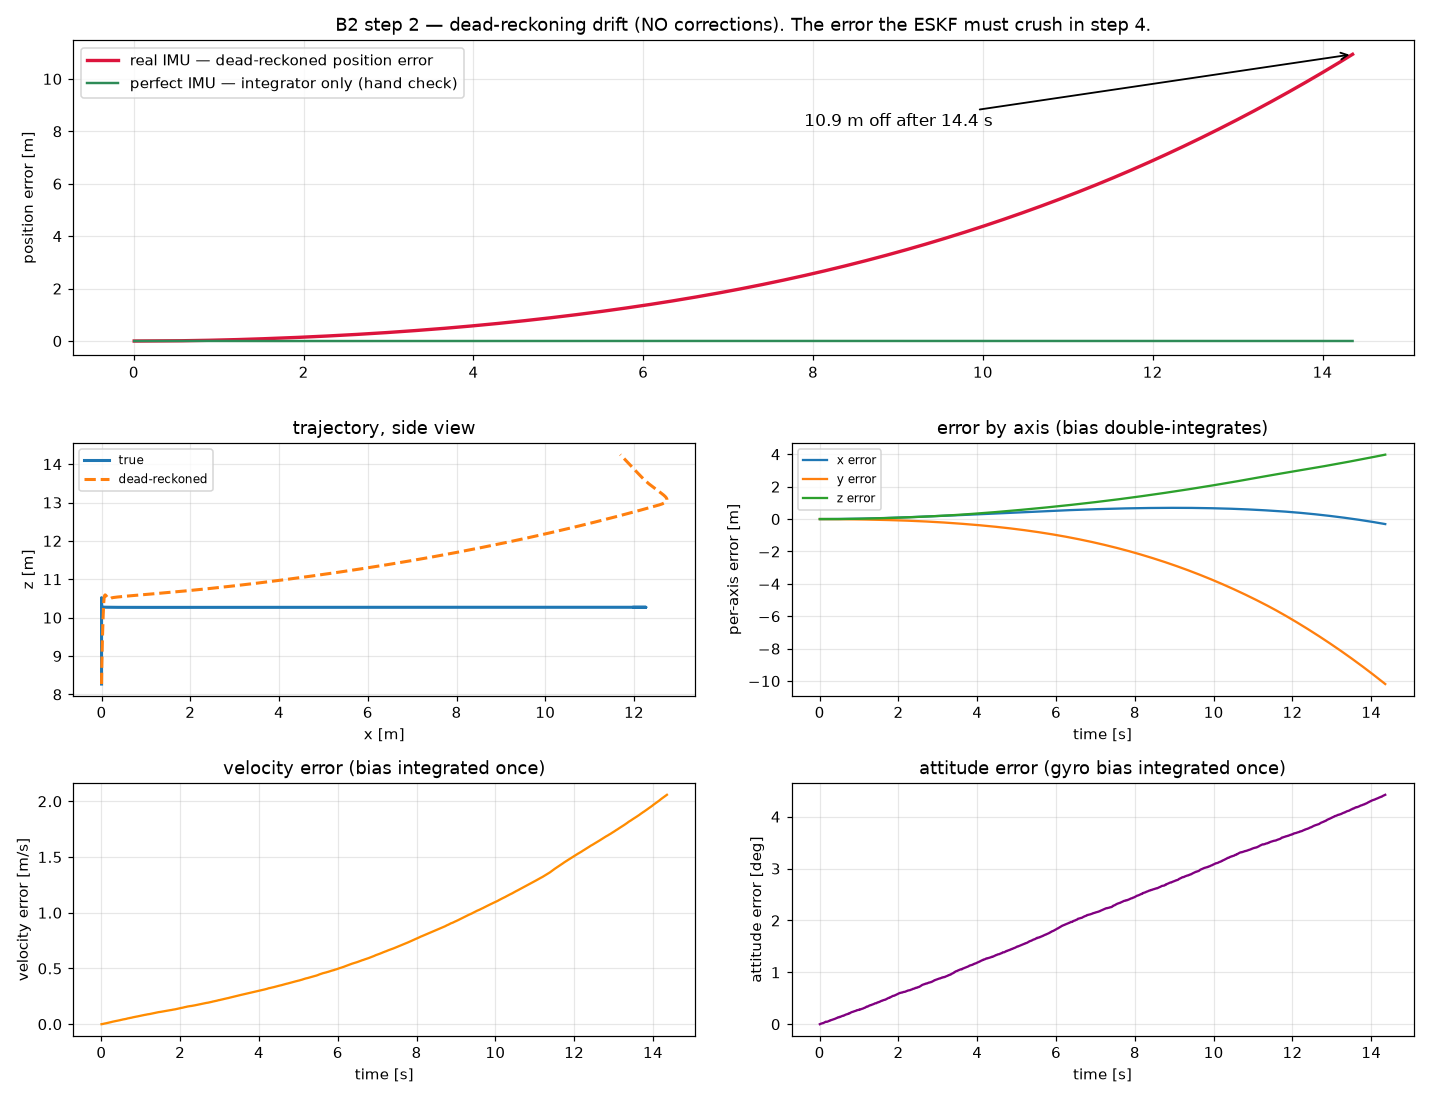

Write the Python code that produced this figure.
"""B2 CHECKPOINT 2 -- dead-reckoning."""
import json
from dataclasses import replace

import numpy as np
import matplotlib
matplotlib.use("Agg")
import matplotlib.pyplot as plt

from skyscout_sim import SkyScoutSim, STEPS_PER_CONTROL
from mars_world import build_heightmap
from imu import SimulatedIMU
from dead_reckon import DeadReckoner
from nav_math import quat_angle_between
from nav_params import IMUParams
from b1_flight import reference, CLIMB, CRUISE_X, HOLD_S, SPEED, CLEARANCE

TOTAL = CLIMB / SPEED + HOLD_S + CRUISE_X / SPEED + 3.0


def run(imu_params, z0, label):
    """Fly the B1 path, dead-reckon alongside it, return the history."""
    sim = SkyScoutSim(start_pos=(0, 0, z0), logging_level="error")
    imu = SimulatedIMU(imu_params)
    s0 = sim.get_true_state()
    dr = DeadReckoner(s0["pos"], s0["lin_vel"], s0["quat"])

    h = {k: [] for k in ("t", "true_p", "dr_p", "true_v", "dr_v", "att_err")}
    while sim.sim_time < TOTAL:
        target, tvel, phase = reference(sim.sim_time, z0)
        for _ in range(STEPS_PER_CONTROL):
            sim.apply_hover()
            sim.apply_track(target, tvel)
            sim.step_sim()
            s = sim.get_true_state()
            a_world = np.asarray(sim.drone.get_links_acc())[0]
            am, gm, _, _ = imu.measure(s["quat"], s["ang_vel"], a_world)
            dr.propagate(am, gm, imu.dt)
            p, v, q = dr.state
            h["t"].append(s["t"])
            h["true_p"].append(s["pos"]); h["dr_p"].append(p)
            h["true_v"].append(s["lin_vel"]); h["dr_v"].append(v)
            h["att_err"].append(np.degrees(quat_angle_between(q, s["quat"])))
    for k in h:
        h[k] = np.asarray(h[k])
    h["perr"] = np.linalg.norm(h["dr_p"] - h["true_p"], axis=1)
    h["verr"] = np.linalg.norm(h["dr_v"] - h["true_v"], axis=1)
    h["label"] = label
    del sim
    return h


def main():
    z0 = round(float(build_heightmap()[0].max()) + CLEARANCE, 2)

    perfect = IMUParams(gyro_noise_density=0.0, gyro_bias_rw=0.0,
                        accel_noise_density=0.0, accel_bias_rw=0.0,
                        gyro_bias0=(0, 0, 0), accel_bias0=(0, 0, 0))
    A = run(perfect, z0, "perfect IMU (integrator check)")
    print("=== A. HAND CHECK: perfect IMU, no noise, no bias ===")
    print(f"  position error after {A['t'][-1]:.1f} s : {A['perr'][-1]:.4f} m")
    print(f"  max position error         : {A['perr'].max():.4f} m")
    print(f"  max velocity error         : {A['verr'].max():.4f} m/s")
    print(f"  max attitude error         : {A['att_err'].max():.4f} deg")
    ok = A["perr"][-1] < 0.05
    print(f"  integrator correct: {'PASS' if ok else 'FAIL'} "
          f"(residual is pure discretization, not sensor error)")

    B = run(IMUParams(), z0, "real IMU (noise + drifting bias)")
    print(f"\n=== B. DEAD-RECKONING with the real IMU ===")
    for frac in (0.25, 0.5, 0.75, 1.0):
        i = min(int(frac * (len(B['t']) - 1)), len(B['t']) - 1)
        print(f"  t = {B['t'][i]:5.1f} s   position error {B['perr'][i]:8.3f} m"
              f"   velocity error {B['verr'][i]:7.3f} m/s"
              f"   attitude error {B['att_err'][i]:6.3f} deg")
    print(f"\n  FINAL DRIFT after {B['t'][-1]:.1f} s : {B['perr'][-1]:.3f} m")
    print(f"  per-axis final offset : {(B['dr_p'][-1] - B['true_p'][-1]).round(3).tolist()} m")
    t_end = B["t"][-1]
    ab = np.array(IMUParams().accel_bias0)
    print(f"  predicted from accel bias alone, 0.5*|b|*t^2 = "
          f"{0.5 * np.linalg.norm(ab) * t_end**2:.3f} m "
          f"(|b| = {np.linalg.norm(ab):.4f} m/s^2)")

    fig = plt.figure(figsize=(13, 10))
    gs = fig.add_gridspec(3, 2, height_ratios=[1.25, 1, 1])

    ax = fig.add_subplot(gs[0, :])
    ax.plot(B["t"], B["perr"], lw=2.2, color="crimson",
            label="real IMU — dead-reckoned position error")
    ax.plot(A["t"], A["perr"], lw=1.6, color="seagreen",
            label="perfect IMU — integrator only (hand check)")
    ax.set_ylabel("position error [m]")
    ax.set_title("B2 step 2 — dead-reckoning drift (NO corrections). "
                 "The error the ESKF must crush in step 4.")
    ax.annotate(f"{B['perr'][-1]:.1f} m off after {B['t'][-1]:.1f} s",
                xy=(B["t"][-1], B["perr"][-1]),
                xytext=(B["t"][-1] * 0.55, B["perr"][-1] * 0.75),
                arrowprops=dict(arrowstyle="->", lw=1.2), fontsize=11)
    ax.legend(); ax.grid(alpha=0.3)

    ax = fig.add_subplot(gs[1, 0])
    ax.plot(B["true_p"][:, 0], B["true_p"][:, 2], lw=2, label="true")
    ax.plot(B["dr_p"][:, 0], B["dr_p"][:, 2], lw=2, ls="--", label="dead-reckoned")
    ax.set_xlabel("x [m]"); ax.set_ylabel("z [m]")
    ax.set_title("trajectory, side view"); ax.legend(fontsize=8); ax.grid(alpha=0.3)

    ax = fig.add_subplot(gs[1, 1])
    for i, c in enumerate("xyz"):
        ax.plot(B["t"], B["dr_p"][:, i] - B["true_p"][:, i], label=f"{c} error")
    ax.set_ylabel("per-axis error [m]"); ax.set_xlabel("time [s]")
    ax.set_title("error by axis (bias double-integrates)")
    ax.legend(fontsize=8); ax.grid(alpha=0.3)

    ax = fig.add_subplot(gs[2, 0])
    ax.plot(B["t"], B["verr"], color="darkorange")
    ax.set_ylabel("velocity error [m/s]"); ax.set_xlabel("time [s]")
    ax.set_title("velocity error (bias integrated once)"); ax.grid(alpha=0.3)

    ax = fig.add_subplot(gs[2, 1])
    ax.plot(B["t"], B["att_err"], color="purple")
    ax.set_ylabel("attitude error [deg]"); ax.set_xlabel("time [s]")
    ax.set_title("attitude error (gyro bias integrated once)"); ax.grid(alpha=0.3)

    fig.tight_layout()
    fig.savefig("b2_step2_deadreckon.png", dpi=110)
    print("\n  plot  b2_step2_deadreckon.png")

    with open("b2_step2_deadreckon.json", "w") as f:
        json.dump({
            "perfect_imu_final_pos_err_m": float(A["perr"][-1]),
            "perfect_imu_max_pos_err_m": float(A["perr"].max()),
            "real_imu_final_pos_err_m": float(B["perr"][-1]),
            "real_imu_final_vel_err_mps": float(B["verr"][-1]),
            "real_imu_final_att_err_deg": float(B["att_err"][-1]),
            "real_imu_final_offset_m": (B["dr_p"][-1] - B["true_p"][-1]).tolist(),
            "duration_s": float(B["t"][-1]),
        }, f, indent=1)
    print("  log   b2_step2_deadreckon.json")


if __name__ == "__main__":
    main()
